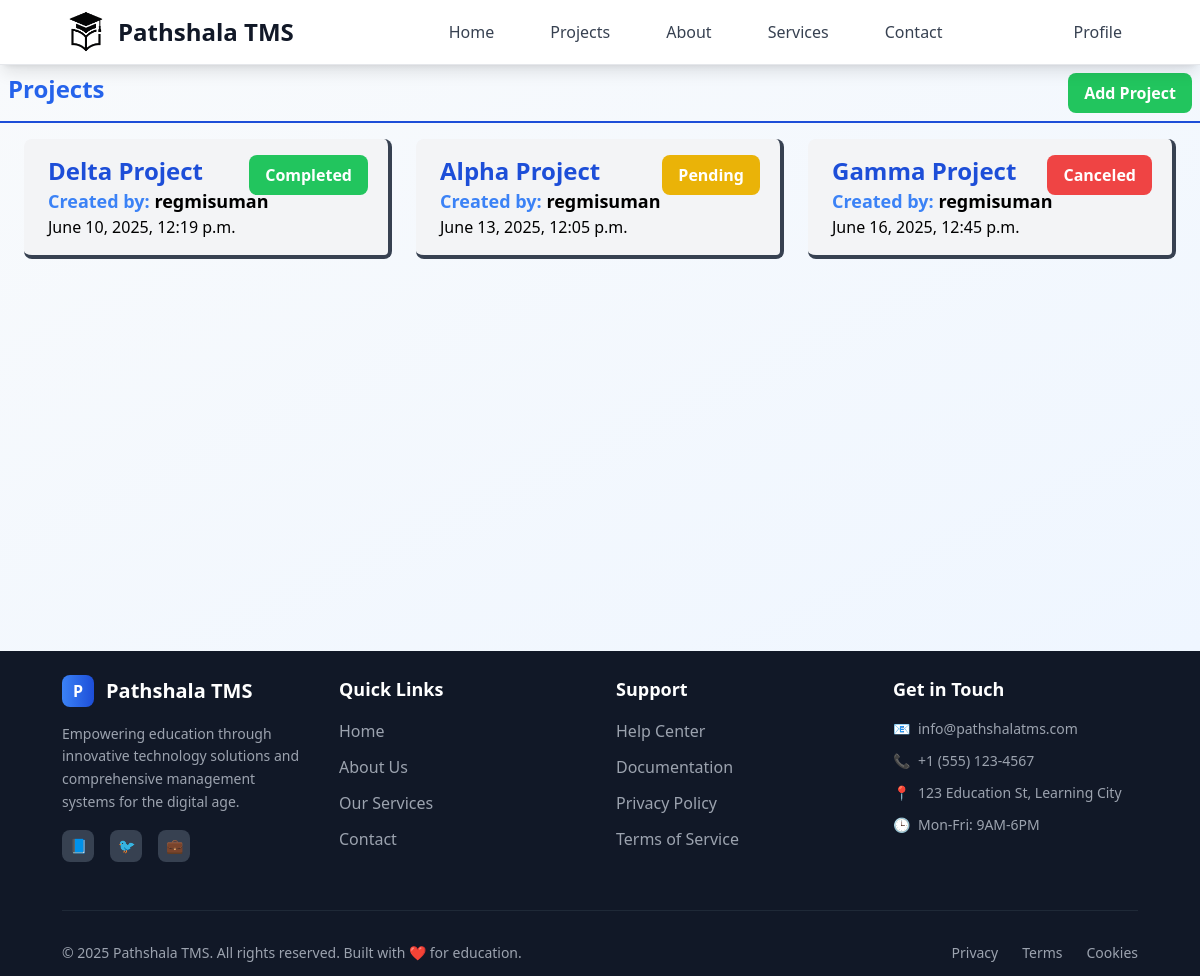
The page /employer/projects/ (signed in) on the database as committed earlier.
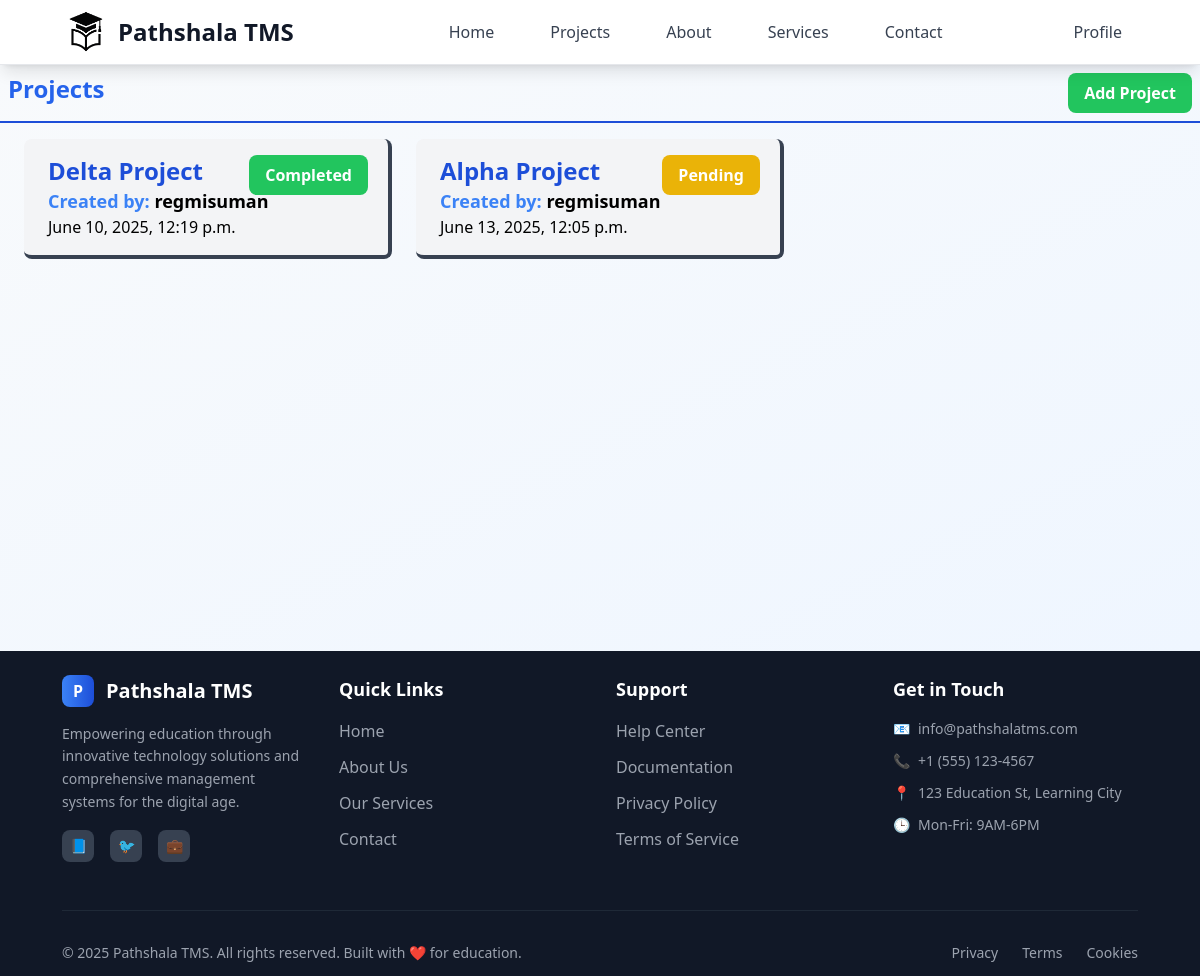
The same page on the database as committed later.
### projects/models.py (models this page shows, shortened)
class Project(models.Model):
    class StatusOptions(models.TextChoices):
        PENDING = "Pending", "Pending"
        IN_PROGRESS = "In Progress", "In Progress"
        COMPLETED = "Completed", "Completed"
        CANCELED = "Canceled", "Canceled"
    title = models.CharField(max_length=25)
    description = models.TextField(null=True, blank=True)
    user = models.ForeignKey(User, on_delete=models.CASCADE)
    status = models.CharField(choices=StatusOptions, default=StatusOptions.PENDING, max_length=15)
    created_at = models.DateTimeField(auto_now_add=True, editable=False)
    updated_at = models.DateTimeField(auto_now=True, null=True, blank=True, editable=False)

### projects/views.py (the view)
# urls.py: path("projects/", employerProjects),
@login_required(login_url="/login")
def employerProjects(request):
    role = request.user.profile.role
    projects = Project.objects.filter( user=request.user)
    if role =="employer":
        return render(request, "pages/employer/project/project_page.html", {"projects":projects})
    else:
        return redirect('/employee/projects')

### templates/pages/employer/project/project_page.html (shortened to what this page needs)
{% extends 'layouts/main.html' %}
{% block content %}
<div class="flex flex-col">
  <div class="flex p-2 mb-2 justify-between border-b-2 border-blue-700">
    <h1 class="text-blue-600 text-center text-2xl font-bold">Projects</h1>
    <div class="flex ms-auto">
      <a class="px-4 py-2 rounded-lg bg-green-500 text-white font-bold" href="/employer/register-project">Add Project</a>
    </div>
  </div>
  {%if projects%}
  <div class="grid grid-cols-1 md:grid-cols-2 lg:grid-cols-3 gap-6 mx-6">
    {% for project in projects %}
      <a  href="/employer/project-details/{{project.id}}">
        <div class="relative bg-gray-100 hover:bg-gray-200 hover:scale-[102%] transition:ease-in-out duration-300 border-b-4 border-r-4 border-gray-700 rounded-lg py-4 px-6 my-2">
          <div>
            <div class="text-2xl font-bold text-blue-700"> {{ project.title }} </div>
          </div>
          <span class="
        {% if project.status == 'Canceled' %} bg-red-500
            {% elif project.status == 'Completed' %}bg-green-500
            {% elif project.status == 'Pending' %}bg-yellow-500
            {% elif project.status == 'In Progress' %}bg-blue-500
            {% else %}bg-purple-500
            {% endif %}
          absolute top-0 right-5 z-5 px-4 py-2 rounded-lg text-white font-bold my-4">
            {{ project.status }}
          </span>
          <div class="text-lg font-semibold">  <span class="text-blue-500">Created by: </span>{{ project.user }}</div>
          <div>{{ project.created_at }}</div>
        </div>
      </a>
    {% endfor %}
  </div>
  {%endif%}
  </div>
{% endblock %}

Rows that differ between the two databases and show on the page:
removed Project: title "Gamma Project", status "Canceled", user "regmisuman", created_at "June 16, 2025, 12:45 p.m."
